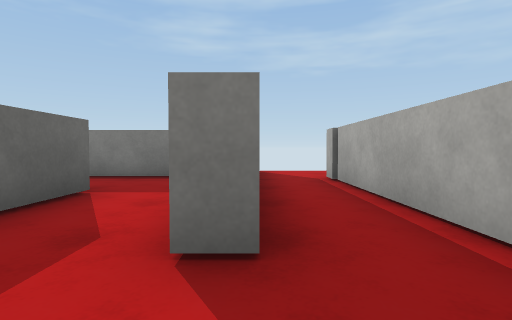
View 1 (above)

21 first-person views from a walk through a Unity game level. The camera is 0.62 m above the floor, tilts 2° down and sees 80° across. The floor is counted in squares, 1 m on a side. Each view is taken from the middle of a square. On the plan, view 1 faces up. The plan holds only what a view shows up to about 9 squares ahead; the rest is blank. The place goes on beyond the plan. Surface patterns are stand-ins for the level's own textures.

View 2
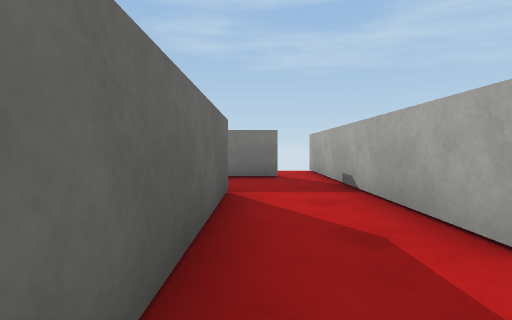

View 3
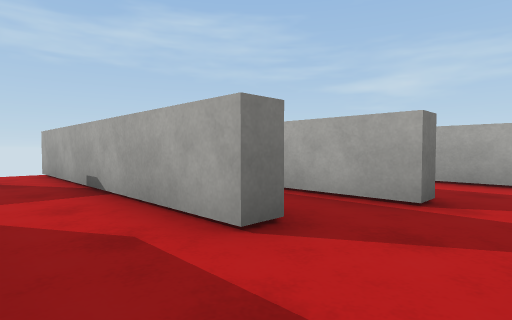

View 4
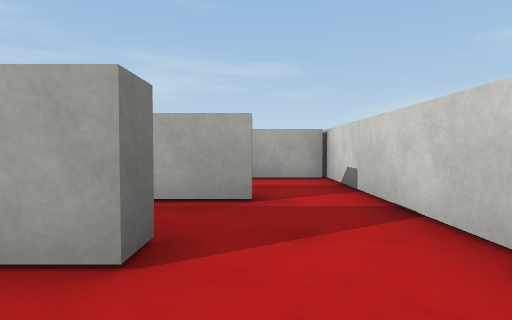

View 5
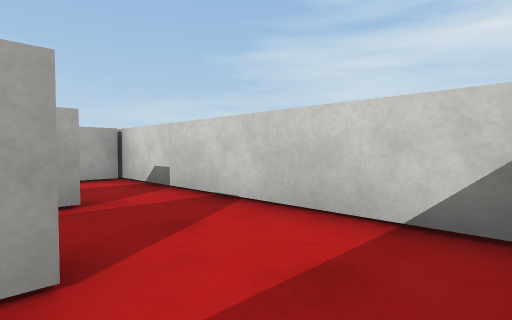

View 6
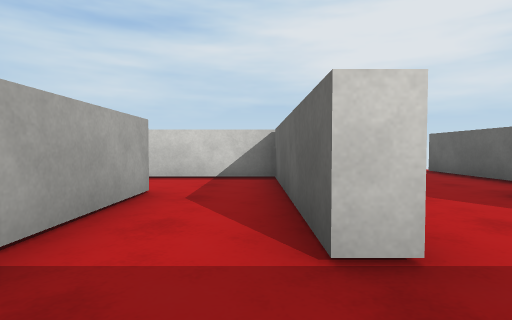

View 7
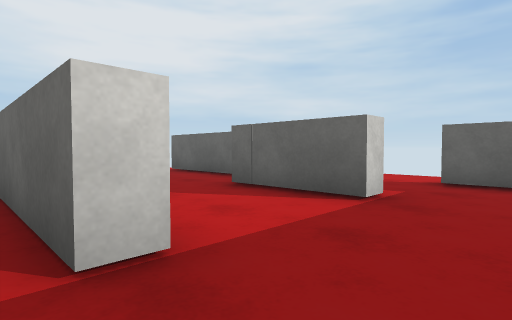

View 8
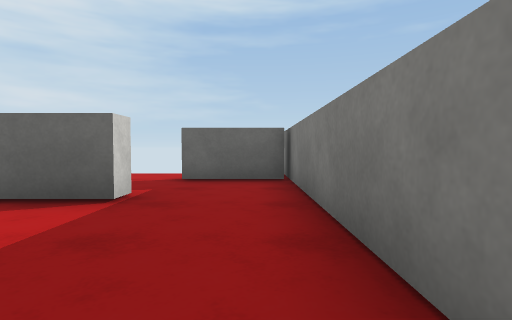

View 9
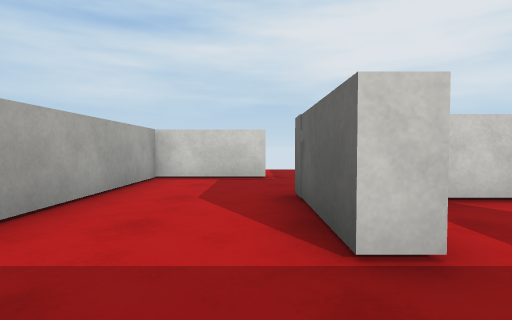

View 10
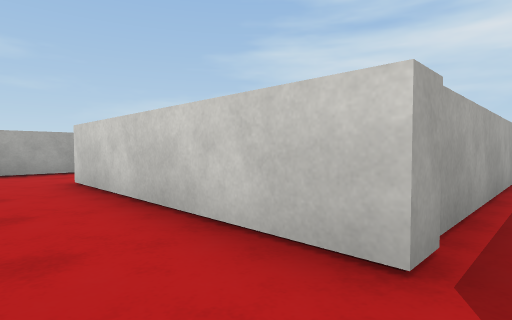

View 11
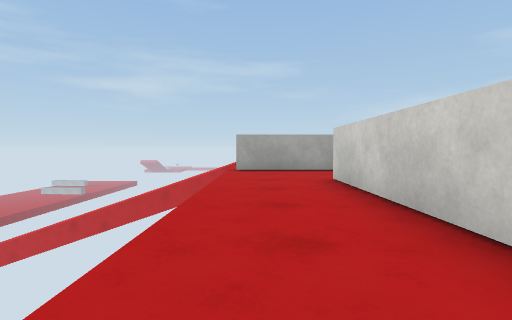

View 12
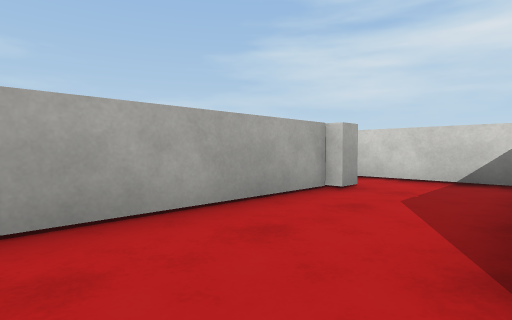

View 13
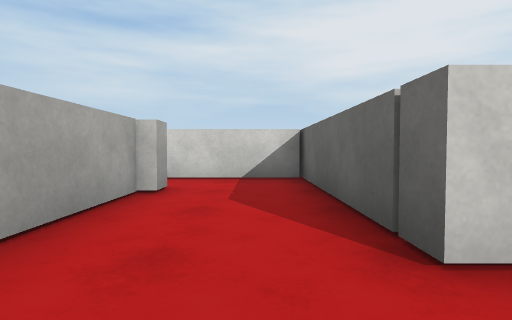

View 14
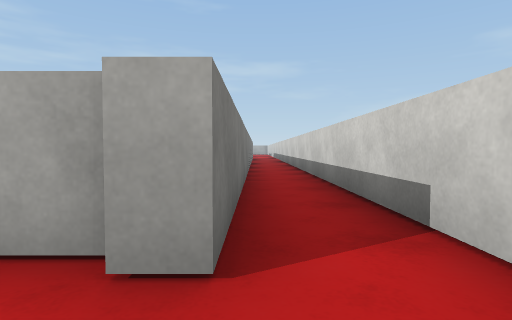

View 15
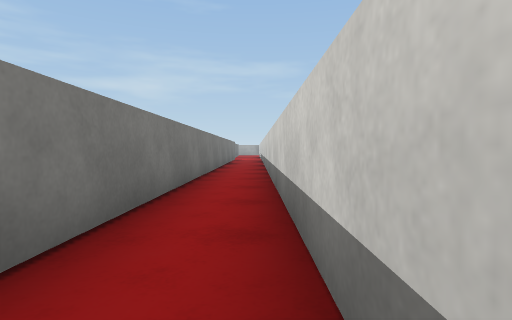

View 16
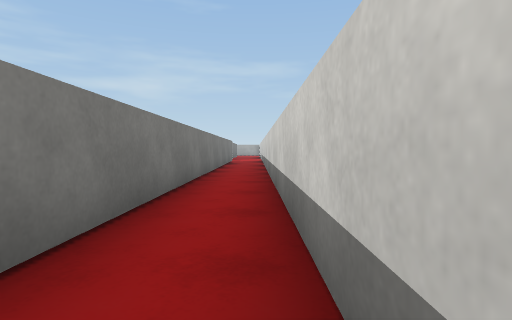

View 17
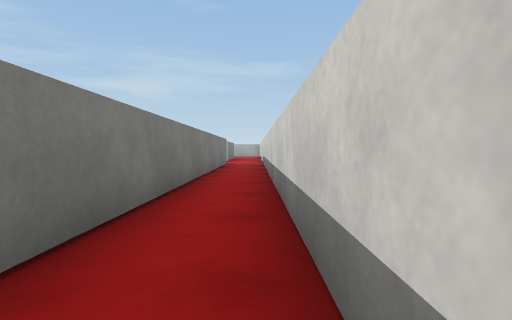

View 18
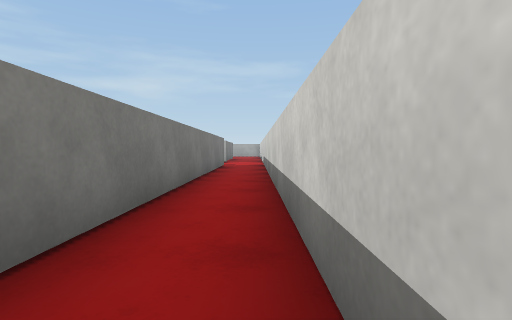

View 19
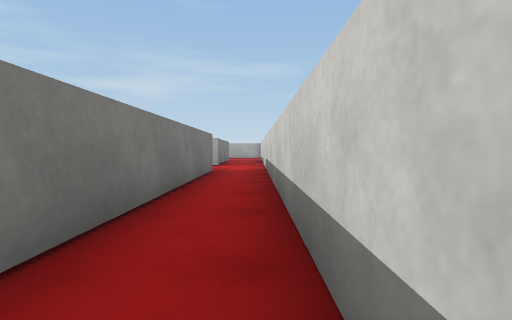

View 20
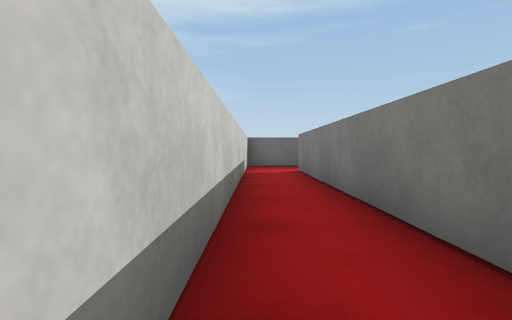

View 21
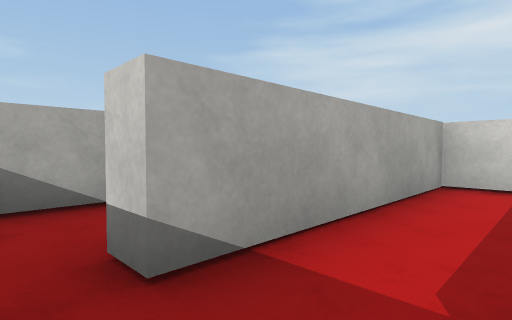

### Floor plan
Ten units are one square. View 1 is at (0, 0); x grows to the right and y downward. Boxes are objects, and circles mark ways between rooms. Rooms are numbered by the first view taken in them; rooms with no view inside come last. Other rooms are left out.
<svg viewBox="-97 -91 367 106">
<path fill="none" stroke="#000" d="M1 -17 -5 -17 -5 -76M-30 -44 -24 -44 -24 5 6 5M-15 -67 -35 -67M-61 -44 -56 -44 -56 -18M-67 -5 -67 5M-52 5 -29 5 -29 -36M-35 -67 -65 -67M96 -38 96 -86M70 -17 264 -17M16 -10 16 -65 70 -65 70 -12M6 5 16 5M265 -32 94 -32 94 -38M21 -10 16 -10M43 5 43 -44M16 5 48 5M-81 -24 -72 -24M-65 -67 -92 -67M-80 -66 -80 -45"/>
<circle cx="-30" cy="-55" r="3" fill="#2a7"/>
<circle cx="0" cy="-5" r="3" fill="#2a7"/>
<circle cx="-60" cy="-55" r="3" fill="#2a7"/>
<circle cx="20" cy="-5" r="3" fill="#2a7"/>
<text x="-10" y="-30">1</text>
<text x="-50" y="-30">2</text>
<text x="90" y="-40">3</text>
<text x="30" y="-20">4</text>
<text x="-70" y="-40">5</text>
</svg>
Room 1 opens to room 2. Room 1 opens to room 3. Room 2 opens to room 5. Room 3 opens to room 4.

Where each view was taken, in squares from view 1:
view 1: 0 up, 0 right, facing up
view 2: 0 up, 2 left, facing up
view 3: 0 up, 2 left, facing up-right
view 4: 1 up, 2 left, facing right
view 5: 2 up, 2 left, facing down-right
view 6: 6 up, 2 left, facing down
view 7: 6 up, 2 left, facing down-left
view 8: 6 up, 2 left, facing left
view 9: 6 up, 5 left, facing down
view 10: 8 up, 1 right, facing down-right
view 11: 8 up, 1 right, facing right
view 12: 8 up, 7 right, facing down-right
view 13: 8 up, 8 right, facing down
view 14: 3 up, 8 right, facing right
view 15: 2 up, 12 right, facing right
view 16: 2 up, 14 right, facing right
view 17: 2 up, 17 right, facing right
view 18: 2 up, 18 right, facing right
view 19: 2 up, 21 right, facing right
view 20: 2 up, 18 right, facing left
view 21: 5 up, 3 right, facing down-right
